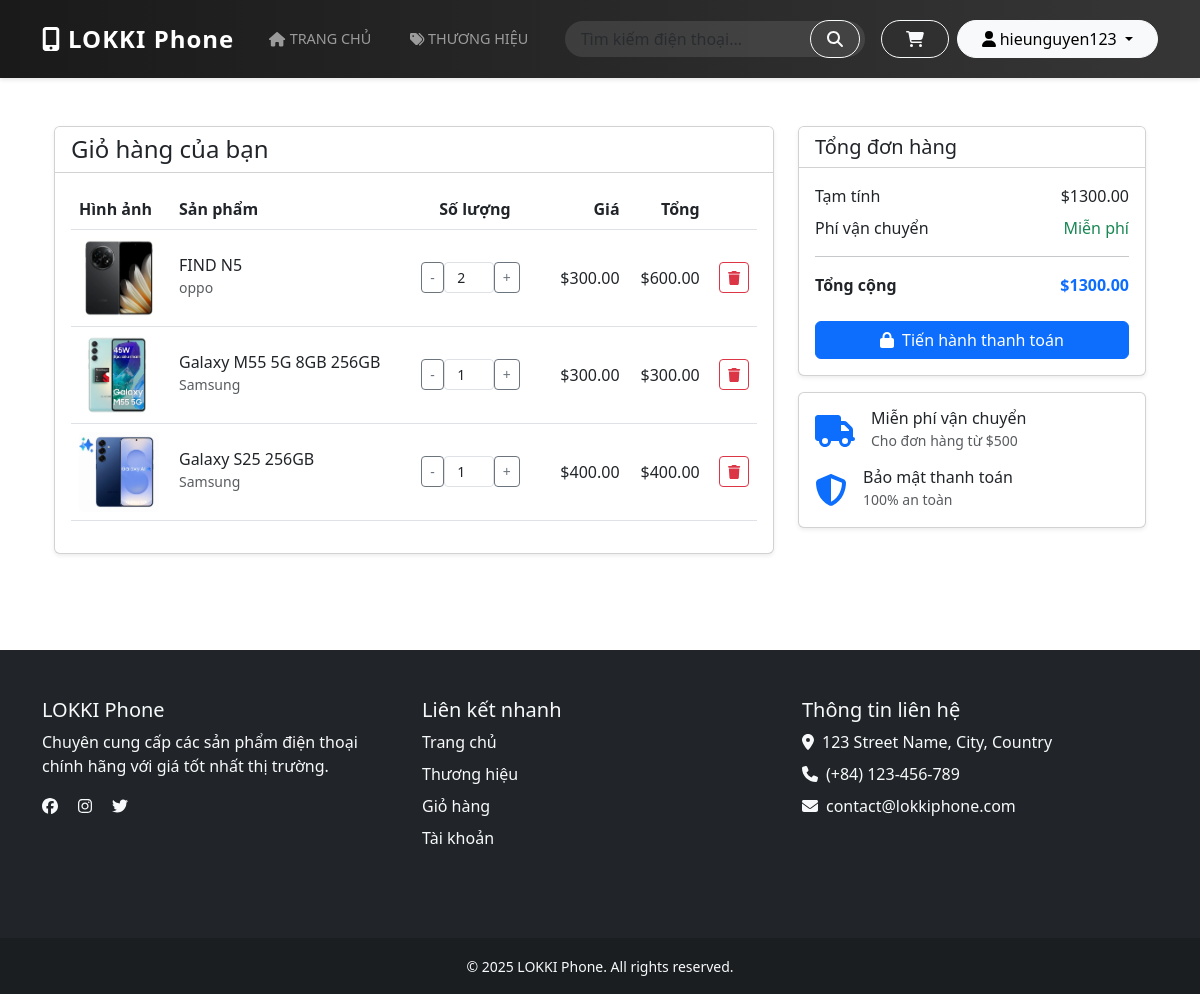
/cart/ (signed in), run on an earlier commit of the app's database.
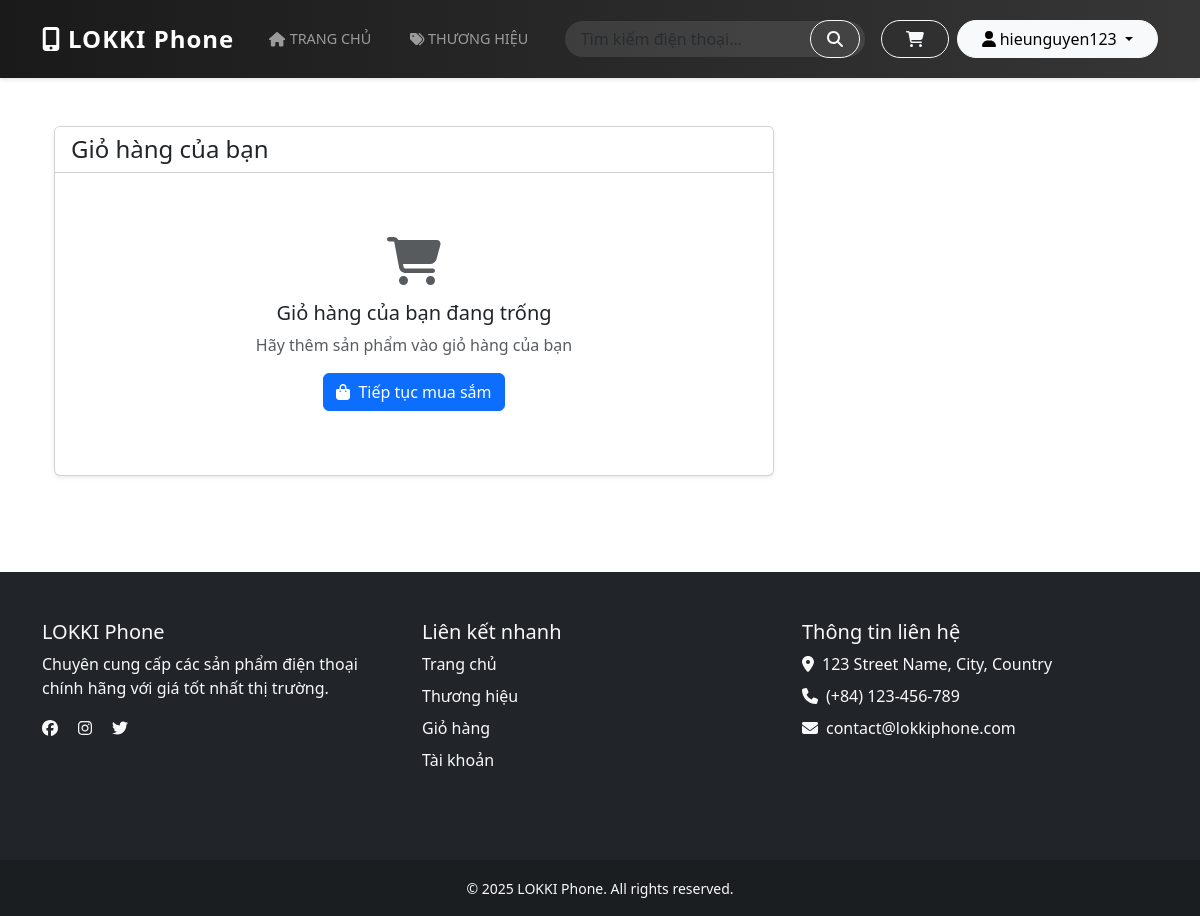
And on a later commit of the database.
### store/models.py (models this page shows, shortened)
class Cart(models.Model):
    user = models.ForeignKey(User, on_delete=models.CASCADE)
    phone = models.ForeignKey(Phone, on_delete=models.CASCADE)
    quantity = models.PositiveIntegerField(default=1)
    date_added = models.DateTimeField(auto_now_add=True)  # Added back
    @property
    def total_price(self):
        return self.quantity * self.phone.price

class Phone(models.Model):
    name = models.CharField(max_length=200)
    brand = models.ForeignKey(Brand, on_delete=models.CASCADE)
    description = models.TextField()
    price = models.DecimalField(max_digits=10, decimal_places=2)
    stock = models.PositiveIntegerField()
    available = models.BooleanField(default=True)
    image = models.ImageField(upload_to='phones/')
    created_at = models.DateTimeField(auto_now_add=True)

class Brand(models.Model):
    name = models.CharField(max_length=100)
    description = models.TextField(blank=True)  # Added back
    logo = models.ImageField(upload_to='brands/', blank=True)  # Added back
    def __str__(self):
        return self.name

### store/views.py (the view)
# urls.py: path('cart/', views.cart, name='cart'),
@login_required
def cart(request):
    cart_items = Cart.objects.filter(user=request.user)
    total = sum(item.total_price for item in cart_items)
    return render(request, 'store/cart.html', {
        'cart_items': cart_items,
        'total': total
    })

### store/templates/store/cart.html (shortened to what the changed rows need)
{% extends 'store/base.html' %}
{% block content %}
<div class="container my-5">
    <div class="row">
        <div class="col-lg-8">
            <div class="card shadow-sm">
                <div class="card-body">
                    {% if cart_items %}
                        <div class="table-responsive">
                            <table class="table align-middle">
                                <thead>
                                    <tr>
                                        <th scope="col" width="100">Hình ảnh</th>
                                        <th scope="col">Sản phẩm</th>
                                        <th scope="col" class="text-center">Số lượng</th>
                                        <th scope="col" class="text-end">Giá</th>
                                        <th scope="col" class="text-end">Tổng</th>
                                        <th scope="col"></th>
                                    </tr>
                                </thead>
                                <tbody>
                                    {% for item in cart_items %}
                                    <tr>
                                        <td>
                                            {% if item.phone.image %}
                                            <img src="{{ item.phone.image.url }}" alt="{{ item.phone.name }}"
                                                 class="img-fluid rounded" style="max-width: 80px;">
                                            {% endif %}
                                        </td>
                                        <td>
                                            <h6 class="mb-0">{{ item.phone.name }}</h6>
                                            <small class="text-muted">{{ item.phone.brand }}</small>
                                        </td>
                                        <td>
                                            <div class="input-group justify-content-center" style="width: 120px;">
                                                <form method="POST" action="{% url 'update_cart_quantity' item.id %}"
                                                      class="d-flex">
                                                    <button type="button" class="btn btn-outline-secondary btn-sm"
                                                            onclick="decrementQuantity(this)">-</button>
                                                    <input type="number" name="quantity" value="{{ item.quantity }}"
                                                           class="form-control form-control-sm text-center"
                                                           min="1" style="width: 50px;">
                                                    <button type="button" class="btn btn-outline-secondary btn-sm"
                                                            onclick="incrementQuantity(this)">+</button>
                                                </form>
                                            </div>
                                        </td>
                                        <td class="text-end">${{ item.phone.price }}</td>
                                        <td class="text-end">${{ item.total_price }}</td>
                                        <td class="text-end">
                                            <a href="{% url 'remove_from_cart' item.id %}"
                                               class="btn btn-outline-danger btn-sm"
                                               onclick="return confirm('Bạn có chắc muốn xóa sản phẩm này?')">
                                                <i class="fas fa-trash"></i>
                                            </a>
                                        </td>
                                    </tr>
                                    {% endfor %}
                                </tbody>
                            </table>
                        </div>
                    {% else %}
                        <div class="text-center py-5">
                            <i class="fas fa-shopping-cart fa-3x text-muted mb-3"></i>
                            <h5>Giỏ hàng của bạn đang trống</h5>
                            <p class="text-muted">Hãy thêm sản phẩm vào giỏ hàng của bạn</p>
                            <a href="{% url 'home' %}" class="btn btn-primary">
                                <i class="fas fa-shopping-bag me-2"></i>Tiếp tục mua sắm
                            </a>
                        </div>
                    {% endif %}
                </div>
            </div>
        </div>
        {% if cart_items %}
        <div class="col-lg-4">
            <div class="card shadow-sm">
                <div class="card-header bg-white">
                    <h5 class="mb-0">Tổng đơn hàng</h5>
                </div>
                <div class="card-body">
                    <div class="d-flex justify-content-between mb-2">
                        <span>Tạm tính</span>
                        <span>${{ total }}</span>
                    </div>
                    <div class="d-flex justify-content-between mb-2">
                        <span>Phí vận chuyển</span>
                        <span class="text-success">Miễn phí</span>
                    </div>
                    <hr>
                    <div class="d-flex justify-content-between mb-4">
                        <strong>Tổng cộng</strong>
                        <strong class="text-primary">${{ total }}</strong>
                    </div>
                    <a href="{% url 'checkout' %}" class="btn btn-primary w-100">
                        <i class="fas fa-lock me-2"></i>Tiến hành thanh toán
                    </a>
                </div>
            </div>
            <div class="card shadow-sm mt-3">
                <div class="card-body">
                    <div class="d-flex align-items-center mb-3">
                        <i class="fas fa-truck text-primary fa-2x me-3"></i>
                        <div>
                            <h6 class="mb-0">Miễn phí vận chuyển</h6>
                            <small class="text-muted">Cho đơn hàng từ $500</small>
                        </div>
                    </div>
                    <div class="d-flex align-items-center">
                        <i class="fas fa-shield-alt text-primary fa-2x me-3"></i>
                        <div>
                            <h6 class="mb-0">Bảo mật thanh toán</h6>
                            <small class="text-muted">100% an toàn</small>
                        </div>
                    </div>
                </div>
            </div>
        </div>
        {% endif %}
    </div>
</div>
{% endblock %}

What changed in the data, as far as the page shows it:
removed Cart: phone.image (picture), phone.name "FIND N5", phone.brand "oppo", quantity "2", phone.price "300.00", total_price "600.00"
removed Cart: phone.image (picture), phone.name "Galaxy M55 5G 8GB 256GB", phone.brand "Samsung", quantity "1", phone.price "300.00", total_price "300.00"
removed Cart: phone.image (picture), phone.name "Galaxy S25 256GB", phone.brand "Samsung", quantity "1", phone.price "400.00", total_price "400.00"
Also different on the page:
{{ total }}: "1300.00" → (not shown)
text no longer shown: "Hình ảnh Sản phẩm Số lượng Giá Tổng Tổng đơn hàng Tạm tính $ Phí vận chuyển Miễn phí Tổng cộng $ Tiến hành thanh toán Miễn phí vận chuyển Cho đơn hàng từ $500 Bảo mật thanh toán 100% an toàn"
text now shown: "Giỏ hàng của bạn đang trống Hãy thêm sản phẩm vào giỏ hàng của bạn Tiếp tục mua sắm"
